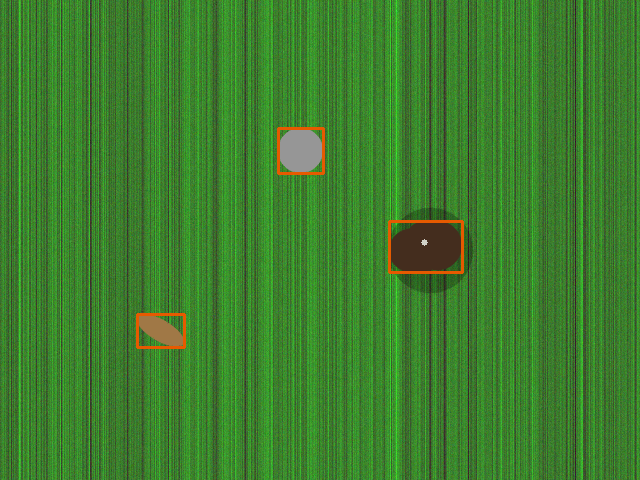
#> input picture SO101_TRIMMER/poop_scene_test.png, 640 x 480 px
$ python label_frames.py ..
#> lines starting #> are read from the running program, lines starting #| are printed output that depends on the picture
### SO101_TRIMMER/paths.py
"""Canonical locations for everything the project reads and writes.

Why this exists
---------------
Scripts used to find their data with `Path(__file__).parent`, which silently
means "the folder this script happens to live in". That works only while every
file sits in one flat directory - the moment a script moves into a subfolder it
starts looking for the calibration and the model in the wrong place.

Everything asks THIS module instead, so a file can live anywhere in the tree
and still find the same data.

    from paths import DATA, OUTPUT, CALIBRATION
    cal = json.loads(CALIBRATION.read_text())

Layout
------
    SO101_TRIMMER/
        launch.py          start the Lawn Sentry demo
        paths.py           this file
        core/              shared: arm, camera, ground geometry, markers
        lawn_sentry/       the poop-detection product
            calibrate/     set the lawn plane and the arm's rest pose
        trimmer/           the earlier grass-trimming robot
            calibrate/     its own setup routines
        training/          dataset building and model training
        tools/             diagnostics and one-off fixes
        archive/           superseded, kept for reference, imported by nothing
        docs/              documentation
        data/              model, calibration, datasets   (inputs)
        output/            scan sessions and logs         (generated)

Two projects share this tree because they share the hardware: the same SO-101
arm, the same OAK-D, the same serial protocol. Splitting core/ in two would
mean maintaining two copies of the arm driver.

The import bootstrap
--------------------
Every module starts with a short block that puts the project's folders on
sys.path, so `import poop_config` works from any depth without packaging the
whole thing. That block used to name the folders explicitly, which meant
moving a file to a new folder broke every import in it. It now DISCOVERS the
folders, so the layout above can be rearranged freely.
"""
from pathlib import Path
import sys as _sys

# This file sits at the project root, so the root is simply its own folder.
ROOT = Path(__file__).resolve().parent

# Folders that hold data rather than code - never added to the import path.
# archive/ is excluded deliberately: it holds superseded versions of modules
# that are still live under other names, and having both importable invites the
# wrong one being picked up. Scripts in there still run directly, because
# Python adds a script's own folder for you.
_NOT_CODE = {'data', 'output', 'docs', 'archive', '__pycache__', '.git',
             '.streamlit', 'node_modules', '.venv', 'venv'}


def code_dirs(root=None):
    """Every folder under the root that contains Python worth importing."""
    base = Path(root or ROOT)
    out = [base]
    for p in sorted(base.rglob('*')):
        if not p.is_dir():
            continue
        parts = set(p.relative_to(base).parts)
        if parts & _NOT_CODE or any(s.startswith('.') for s in parts):
            continue
        if any(f.suffix == '.py' for f in p.iterdir() if f.is_file()):
            out.append(p)
    return out


def bootstrap(root=None):
    """Put the project's code folders on sys.path. Safe to call repeatedly."""
    for d in code_dirs(root):
        s = str(d)
        if s not in _sys.path:
            _sys.path.insert(0, s)


# --- code ---
CORE = ROOT / 'core'
LAWN = ROOT / 'lawn_sentry'
CALIBRATE = LAWN / 'calibrate'
TRIMMER = ROOT / 'trimmer'
TRAINING = ROOT / 'training'
TOOLS = ROOT / 'tools'
ARCHIVE = ROOT / 'archive'
DOCS = ROOT / 'docs'
# kept so anything still asking for the old names keeps working
RUN = LAWN
DASHBOARD = LAWN

# --- data in ---
DATA = ROOT / 'data'
CALIBRATION = DATA / 'lawn_calibration.json'
LAWN_EXTENT = DATA / 'lawn_extent.json'
MODEL_DIR = DATA

# --- data out ---
OUTPUT = ROOT / 'output'
SESSIONS = OUTPUT / 'scan_sessions'
POOP_LOGS = OUTPUT / 'poop_logs'


# [18 lines left out: functions ensure, find, not called in this run]

### SO101_TRIMMER/training/label_frames.py
"""Fast box labeller for your own frames — drag a box round each poop.

SAM is great on big clear objects but unreliable on the tiny distant targets
that are exactly what your model is missing. Hand-drawing ~150 boxes takes
about 15 minutes and gives PERFECT labels for your camera, mount and lawn.

    python label_frames.py                 # labels mydata/images/
    python label_frames.py some/folder

Writes YOLO labels to mydata/labels/<same name>.txt. An image with no poop is
saved as an EMPTY label file — those "hard negative" frames are just as
valuable as the positives, so don't skip the empty-lawn shots.

Mouse:  drag = draw a box round one poop
Keys:   d / -> next image      a / <- previous image
        u undo last box        c clear this image
        e mark EMPTY (no poop, still saved as a negative)
        z zoom toggle (2x, helps with distant targets)
        q save + quit
"""

# --- put the project's folders on sys.path (see paths.py) --------------------
import sys as _sys, pathlib as _pl
_d = _pl.Path(__file__).resolve().parent
while not (_d / 'paths.py').is_file() and _d != _d.parent:
    _d = _d.parent
if str(_d) not in _sys.path:
    _sys.path.insert(0, str(_d))
import paths as _paths
_paths.bootstrap()
# -----------------------------------------------------------------------------
import os
import sys
import glob
from pathlib import Path

import cv2

from paths import DATA
HERE = DATA
_FONT = cv2.FONT_HERSHEY_SIMPLEX
WIN = 'Label poop — drag a box · d next · a prev · u undo · e empty · q quit'


def yolo_path(img_path, img_root, lbl_root):
    rel = Path(img_path).relative_to(img_root)
    return Path(lbl_root) / rel.with_suffix('.txt')


def load_boxes(lbl, W, H):
    """YOLO file -> pixel boxes [(x0,y0,x1,y1)]."""
    out = []
    if not os.path.isfile(lbl):
        return out
    for line in open(lbl):
        p = line.split()
        if len(p) != 5:
            continue
        _, cx, cy, bw, bh = (float(v) for v in p)
        out.append((int((cx - bw / 2) * W), int((cy - bh / 2) * H),
                    int((cx + bw / 2) * W), int((cy + bh / 2) * H)))
    return out


def save_boxes(lbl, boxes, W, H):
    os.makedirs(os.path.dirname(lbl), exist_ok=True)
    with open(lbl, 'w') as f:
        for (x0, y0, x1, y1) in boxes:
            x0, x1 = sorted((max(0, x0), min(W, x1)))
            y0, y1 = sorted((max(0, y0), min(H, y1)))
            bw, bh = x1 - x0, y1 - y0
            if bw < 3 or bh < 3:
                continue
            f.write(f'0 {(x0+bw/2)/W:.6f} {(y0+bh/2)/H:.6f} '
                    f'{bw/W:.6f} {bh/H:.6f}\n')


def main():
    folder = sys.argv[1] if len(sys.argv) > 1 else str(HERE / 'mydata' / 'images')
    img_root = Path(folder)
    lbl_root = img_root.parent / 'labels'
    files = sorted(f for f in glob.glob(str(img_root / '*'))
                   if f.lower().endswith(('.jpg', '.jpeg', '.png')))
    if not files:
        print(f'No images in {img_root}. Capture some first: '
              'python capture_dataset.py')
        return

    st = {'i': 0, 'boxes': [], 'drag': None, 'cur': None, 'zoom': False}

    def load(i):
#> called with i = 0
        st['i'] = max(0, min(len(files) - 1, i))
        img = cv2.imread(files[st['i']])
#> img is the input picture: shape (480, 640, 3); mean B, G, R 44.6, 126.9, 61.2
        H, W = img.shape[:2]
#> H = 480; W = 640
        st['boxes'] = load_boxes(str(yolo_path(files[st['i']], img_root, lbl_root)),
                                 W, H)
        return img

    def store(img):
        H, W = img.shape[:2]
        save_boxes(str(yolo_path(files[st['i']], img_root, lbl_root)),
                   st['boxes'], W, H)

    img = load(0)
    cv2.namedWindow(WIN)

    def on_mouse(ev, x, y, flags, _):
        if st['zoom']:                      # map display coords back to image
            x, y = x // 2, y // 2
        if ev == cv2.EVENT_LBUTTONDOWN:
            st['drag'] = (x, y); st['cur'] = (x, y)
        elif ev == cv2.EVENT_MOUSEMOVE and st['drag']:
            st['cur'] = (x, y)
        elif ev == cv2.EVENT_LBUTTONUP and st['drag']:
            x0, y0 = st['drag']
            if abs(x - x0) > 2 and abs(y - y0) > 2:
                st['boxes'].append((min(x0, x), min(y0, y),
                                    max(x0, x), max(y0, y)))
            st['drag'] = st['cur'] = None
    cv2.setMouseCallback(WIN, on_mouse)

    labelled = sum(1 for f in files
                   if os.path.isfile(yolo_path(f, img_root, lbl_root)))
    print(f'{len(files)} images, {labelled} already labelled. '
          'Drag a box round every poop; press e for empty frames.')

    try:
        while True:
            disp = img.copy()
            for (x0, y0, x1, y1) in st['boxes']:
                cv2.rectangle(disp, (x0, y0), (x1, y1), (33, 224, 212), 2)
            if st['drag'] and st['cur']:
                cv2.rectangle(disp, st['drag'], st['cur'], (0, 200, 255), 1)
            lbl_file = yolo_path(files[st['i']], img_root, lbl_root)
            done = os.path.isfile(lbl_file)
#> done = False
            h, w = disp.shape[:2]
#> h = 480; w = 640
            cv2.rectangle(disp, (0, 0), (w, 26), (18, 18, 18), -1)
            cv2.putText(disp, f"{st['i']+1}/{len(files)}  boxes:{len(st['boxes'])}"
                        f"  {'SAVED' if done else 'unlabelled'}"
                        f"   {os.path.basename(files[st['i']])}",
                        (8, 18), _FONT, 0.48,
                        (120, 230, 120) if done else (0, 200, 255), 1)
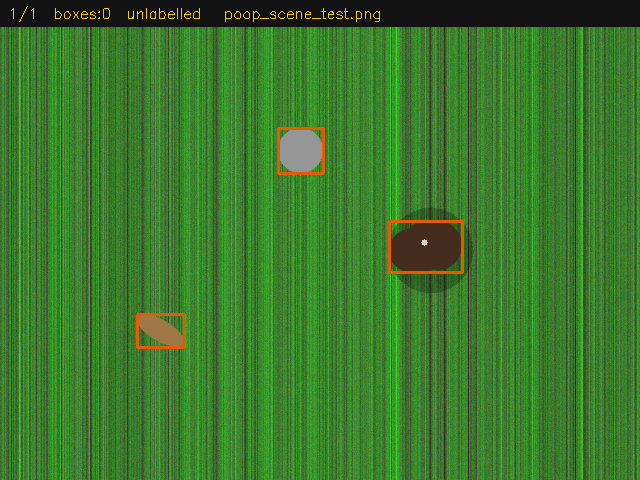
#> disp: shape (480, 640, 3); mean B, G, R 43.1, 121.2, 59.4
            shown = cv2.resize(disp, None, fx=2, fy=2,
                               interpolation=cv2.INTER_NEAREST) if st['zoom'] else disp
            cv2.imshow(WIN, shown)

            k = cv2.waitKey(20) & 255
#> (key q is pressed here)
            if k in (ord('q'), 27):
                store(img); break
            elif k in (ord('d'), 83, 3):
                store(img); img = load(st['i'] + 1)
            elif k in (ord('a'), 81, 2):
                store(img); img = load(st['i'] - 1)
            elif k == ord('u') and st['boxes']:
                st['boxes'].pop()
            elif k == ord('c'):
                st['boxes'] = []
            elif k == ord('e'):
                st['boxes'] = []; store(img); img = load(st['i'] + 1)
            elif k == ord('z'):
                st['zoom'] = not st['zoom']
    finally:
        cv2.destroyAllWindows()
        lbls = glob.glob(str(lbl_root / '*.txt'))
        boxes = sum(len(open(p).read().strip().splitlines()) for p in lbls
                    if os.path.getsize(p))
        empties = sum(1 for p in lbls if os.path.getsize(p) == 0)
        print(f'\n{len(lbls)}/{len(files)} images labelled — '
              f'{boxes} boxes, {empties} negative frames')
        print(f'labels in {lbl_root}')
        if len(lbls) < len(files):
            print('Re-run to finish the rest.')
        else:
            print('Done. Package it:   zip -r mydata.zip mydata')
            print('Then re-run train_poop_real.py and upload mydata.zip.')


if __name__ == '__main__':
    main()
